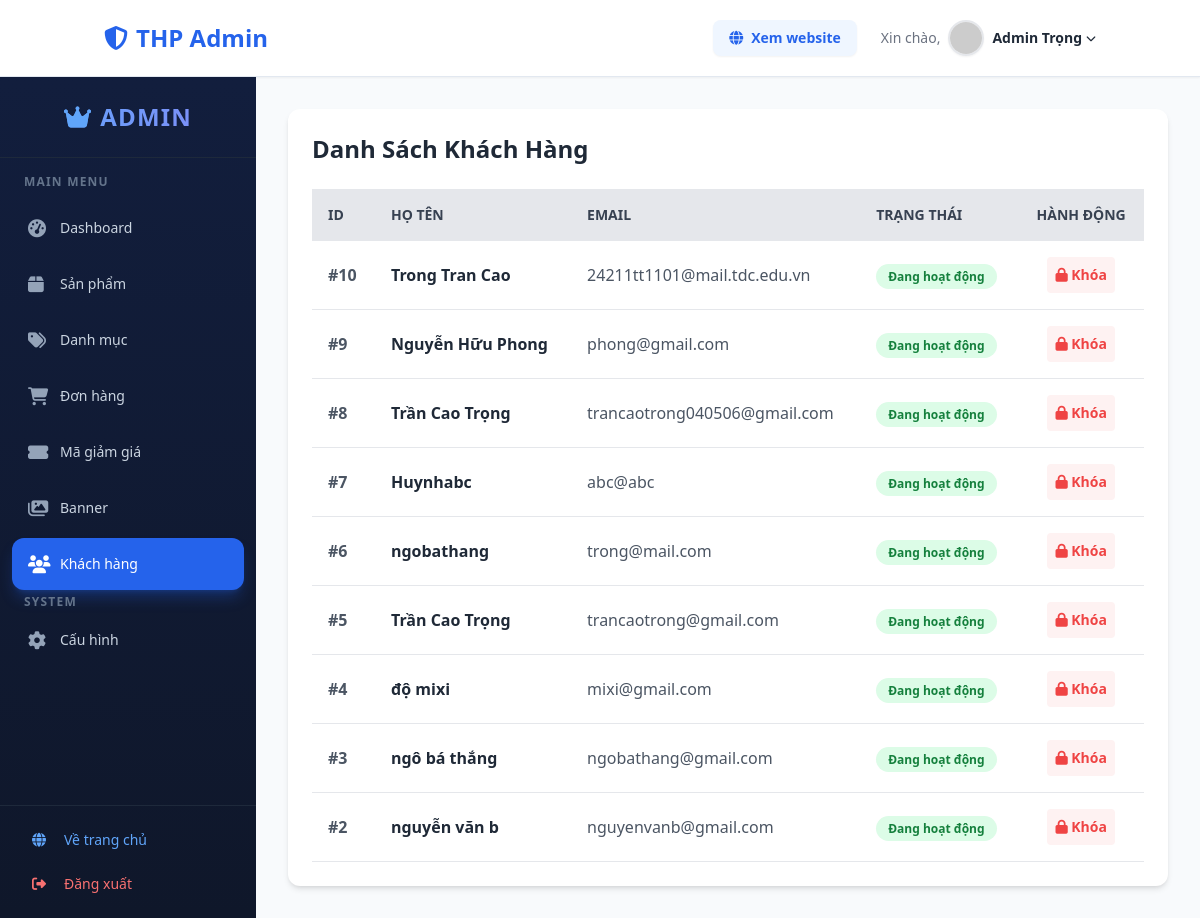
/admin_users.php (signed in), run on the app's committed database.
### tables this page shows
CREATE TABLE IF NOT EXISTS `user` (
  `IdNguoiDung` int NOT NULL AUTO_INCREMENT,
  `TenNguoiDung` varchar(100) NOT NULL,
  `email` text NOT NULL,
  `matkhau` text NOT NULL,
  `quyen` enum('admin','user') NOT NULL DEFAULT 'user',
  `diachi` varchar(100) NOT NULL,
  `SoDienThoai` varchar(15) NOT NULL,
  `GioiTinh` enum('male','female') NOT NULL DEFAULT 'male',
  `NgaySinh` date DEFAULT NULL,
  `AnhDaiDien` varchar(255) NOT NULL DEFAULT '''default.png''',
  `trang_thai` tinyint(1) NOT NULL DEFAULT '0',
  PRIMARY KEY (`IdNguoiDung`)
);

### database.php (called while the page is built, shortened)
<?php
    class Database {
        private $host = "localhost";
        private $username = "root";
        private $password = "";
        private $dbname = "be1";
        public $conn;
        public function __construct() {
            $this->conn = new mysqli ($this->host, $this->username, $this->password, $this->dbname);
            $this->conn->set_charset("utf8");
        }
        public function select ($sql) {
            return $this->conn->query($sql);
        }
    }
?>

### admin_users.php (the view, shortened to what this page needs)
<?php
require_once "database.php";
$db = new Database();
$sql = "SELECT * FROM user WHERE quyen = 'user' ORDER BY IdNguoiDung DESC";
$result = $db->select($sql);
?>
<?php include 'admin_header.php'; ?>
        <div class="bg-white rounded-xl shadow-md p-6">
            <h1 class="text-2xl font-bold mb-6 text-gray-800">Danh Sách Khách Hàng</h1>
            <table class="w-full text-left border-collapse">
                <thead>
                    <tr class="bg-gray-200 text-gray-700 text-sm uppercase">
                        <th class="p-4">ID</th>
                        <th class="p-4">Họ Tên</th>
                        <th class="p-4">Email</th>
                        <th class="p-4">Trạng Thái</th>
                        <th class="p-4 text-center">Hành động</th>
                    </tr>
                </thead>
                <tbody>
                    <?php if($result && $result->num_rows > 0): ?>
                    <?php while($row = $result->fetch_assoc()): ?>
                    <?php $trang_thai = isset($row['trang_thai']) ? $row['trang_thai'] : 0; ?>
                    <tr class="border-b hover:bg-gray-50 transition">
                        <td class="p-4 font-bold text-gray-600">#<?php echo $row['IdNguoiDung']; ?></td>
                        <td class="p-4 font-semibold text-gray-800"><?php echo $row['TenNguoiDung']; ?></td>
                        <td class="p-4 text-gray-600"><?php echo $row['email']; ?></td>
                        <td class="p-4">
                            <?php if($trang_thai == 0): ?>
                            <span class="bg-green-100 text-green-700 px-3 py-1 rounded-full text-xs font-bold">Đang
                                hoạt động</span>
                            <?php else: ?>
                            <span class="bg-red-100 text-red-700 px-3 py-1 rounded-full text-xs font-bold">Đã bị
                                khóa</span>
                            <?php endif; ?>
                        </td>
                        <td class="p-4 text-center">
                            <?php if($trang_thai == 0): ?>
                            <a href="admin_users.php?action=lock&id=<?php echo $row['IdNguoiDung']; ?>"
                                class="text-red-500 hover:text-red-700 font-bold text-sm bg-red-50 p-2 rounded inline-block"
                                onclick="return confirm('Bạn chắc chắn muốn khóa tài khoản này?');">
                                <i class="fas fa-lock"></i> Khóa
                            </a>
                            <?php endif; ?>
                        </td>
                    </tr>
                    <?php endwhile; ?>
                    <?php else: ?>
                    <tr>
                        <td colspan="5" class="text-center p-6 text-gray-500">Chưa có khách hàng nào đăng ký!</td>
                    </tr>
                    <?php endif; ?>
                </tbody>
            </table>
        </div>
<?php include 'admin_footer.php'; ?>

### data on the page
user: IdNguoiDung "10", TenNguoiDung "Trong Tran Cao", email "24211tt1101@mail.tdc.edu.vn", trang_thai "Đang hoạt động"
user: IdNguoiDung "9", TenNguoiDung "Nguyễn Hữu Phong", email "phong@gmail.com", trang_thai "Đang hoạt động"
user: IdNguoiDung "8", TenNguoiDung "Trần Cao Trọng", email "trancaotrong040506@gmail.com", trang_thai "Đang hoạt động"
user: IdNguoiDung "7", TenNguoiDung "Huynhabc", email "abc@abc", trang_thai "Đang hoạt động"
user: IdNguoiDung "6", TenNguoiDung "ngobathang", email "trong@mail.com", trang_thai "Đang hoạt động"
user: IdNguoiDung "5", TenNguoiDung "Trần Cao Trọng", email "trancaotrong@gmail.com", trang_thai "Đang hoạt động"
user: IdNguoiDung "4", TenNguoiDung "độ mixi", email "mixi@gmail.com", trang_thai "Đang hoạt động"
user: IdNguoiDung "3", TenNguoiDung "ngô bá thắng", email "ngobathang@gmail.com", trang_thai "Đang hoạt động"
user: IdNguoiDung "2", TenNguoiDung "nguyễn văn b", email "nguyenvanb@gmail.com", trang_thai "Đang hoạt động"

### other printed values
$ten_user "Admin Trọng"
